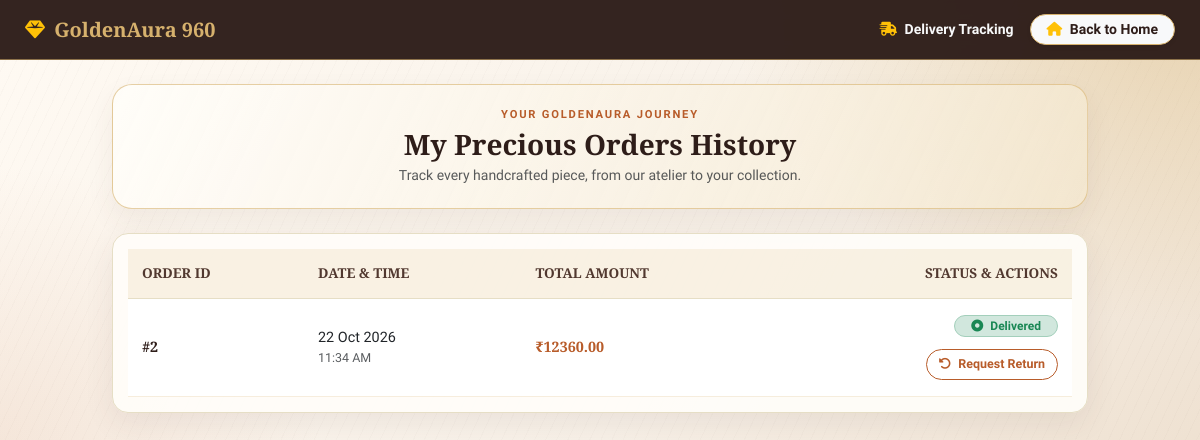
/orders/my-orders/ (signed in), run on an earlier commit of the app's database.
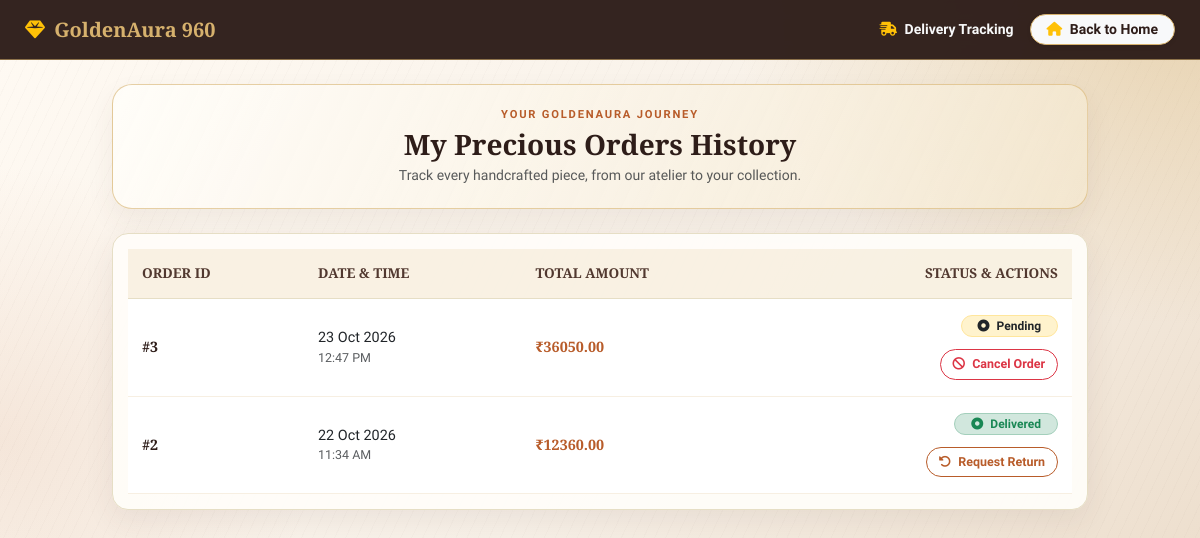
And on a later commit of the database.
### orders/models.py (models this page shows, shortened)
class Order(models.Model):
    STATUS_CHOICES = (
        ('Pending', 'Pending'),
        ('Processing', 'Processing'),
        ('Shipped', 'Shipped'),
        ('Delivered', 'Delivered'),
        ('Cancelled', 'Cancelled'),
    )
    user = models.ForeignKey(
        User,
        on_delete=models.CASCADE,
        related_name='orders_app_orders'
    )
    full_name = models.CharField(max_length=150)
    email = models.EmailField()
    mobile_number = models.CharField(max_length=15, blank=True, null=True)
    shipping_address = models.TextField()
    payment_method = models.CharField(
        max_length=20, choices=PAYMENT_CHOICES, blank=True, null=True
    )
    total_amount = models.DecimalField(max_digits=10, decimal_places=2)
    status = models.CharField(
        max_length=20, choices=STATUS_CHOICES, default='Pending'
    )
    created_at = models.DateTimeField(auto_now_add=True)
    updated_at = models.DateTimeField(auto_now=True)

### orders/views.py (the view)
@login_required
def my_orders(request):
    orders = Order.objects.filter(user=request.user).order_by('-id')
    return render(request, 'store/my_orders.html', {'orders': orders})

### store/templates/store/my_orders.html (shortened to what the changed rows need)
{% load static %}
<!DOCTYPE html>
<html lang="en">
<head>
    <link href="https://cdn.jsdelivr.net/npm/bootstrap@5.3.0/dist/css/bootstrap.min.css" rel="stylesheet">
    <link rel="stylesheet" href="https://cdnjs.cloudflare.com/ajax/libs/font-awesome/6.4.0/css/all.min.css">
</head>
<body>
<div class="container my-4" style="max-width: 1000px;">
    <div class="orders-heading text-center mb-4">
        <h2 class="page-title fs-3 mb-1">My Precious Orders History</h2>
    </div>
    <div class="orders-table-card">
    {% if orders %}
        <div class="table-responsive">
            <table class="table align-middle">
                <thead>
                    <tr>
                        <th>ORDER ID</th>
                        <th>DATE & TIME</th>
                        <th>TOTAL AMOUNT</th>
                        <th class="text-end">STATUS & ACTIONS</th>
                    </tr>
                </thead>
                <tbody>
                    {% for order in orders %}
                    <tr>
                        <td>
                            <span class="order-id">#{{ order.id }}</span>
                        </td>
                        <td>
                            <span class="text-dark fw-medium">{{ order.created_at|date:"d M Y" }}</span>
                            <div class="text-muted" style="font-size: 0.78rem;">{{ order.created_at|date:"h:i A" }}</div>
                        </td>
                        <td>
                            <span class="amount">₹{{ order.total_amount }}</span>
                        </td>
                        <td class="text-end">
                            <div class="d-flex flex-column align-items-end gap-1">
                                <div>
                                    <span class="badge {% if 'delivered' in order.status|lower %}bg-success-subtle text-success border border-success-subtle{% elif 'cancelled' in order.status|lower %}bg-danger-subtle text-danger border border-danger-subtle{% else %}bg-warning-subtle text-warning border border-warning-subtle text-dark{% endif %} rounded-pill px-3 py-1 fw-bold" style="font-size: 0.75rem;">
                                        <i class="fa-solid fa-circle-dot me-1"></i> {{ order.status }}
                                    </span>
                                </div>
                                <div class="d-flex gap-2 flex-wrap justify-content-end mt-1">
                                    {% if 'delivered' in order.status|lower %}
                                        <a href="{% url 'request_return' order.id %}" class="btn-action btn-return">
                                            <i class="fa-solid fa-rotate-left me-1"></i> Request Return
                                        </a>
                                    {% elif 'cancelled' in order.status|lower %}
                                    {% else %}
                                        {% if 'pending' in order.status|lower or 'processing' in order.status|lower %}
                                            <a href="{% url 'cancel_order' order.id %}" class="btn-action btn-cancel" onclick="return confirm('Are you sure you want to cancel this order?');">
                                                <i class="fa-solid fa-ban me-1"></i> Cancel Order
                                            </a>
                                        {% endif %}
                                    {% endif %}
                                </div>
                            </div>
                        </td>
                    </tr>
                    {% endfor %}
                </tbody>
            </table>
        </div>
    {% endif %}
    </div>
</div>
</body>
</html>

What changed in the data, as far as the page shows it:
added Order: id "3", created_at "23 Oct 2026", created_at "12:47 PM", total_amount "36050.00", status "Pending", shows "Cancel Order"
